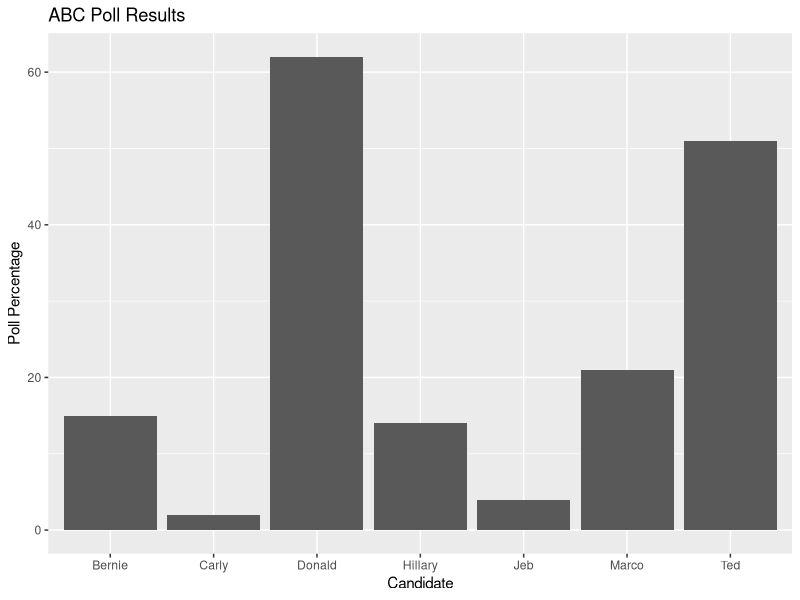
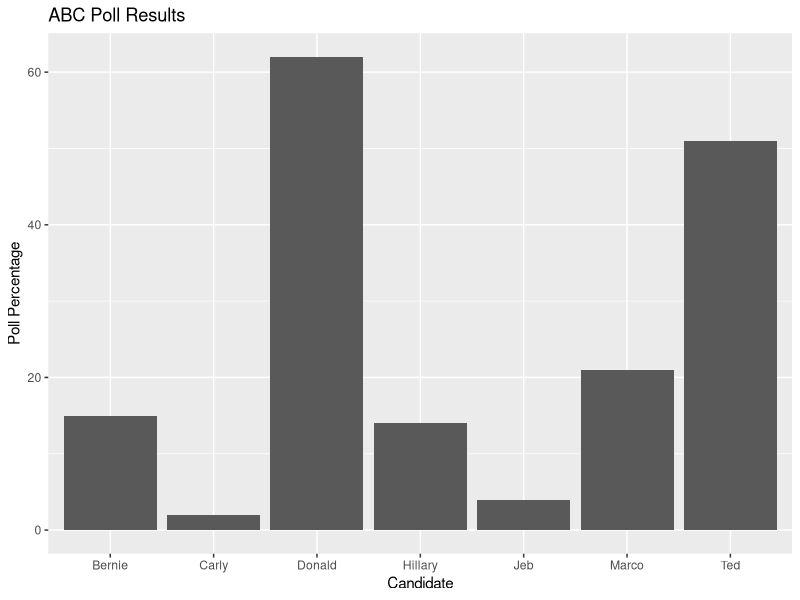

Recreate these plots in R, in order.
# Create vectors
Name <- c("Jeb", "Donald", "Ted", "Marco", "Carly", "Hillary", "Bernie")

ABC_poll <- c(4, 62, 51, 21, 2, 14, 15)

CBS_poll <- c(12, 75, 43, 19, 1, 21, 19)

# Create data frame
df_polls <- data.frame(Name, ABC_poll, CBS_poll)

# Inspect the data
str(df_polls)
head(df_polls)

# Summary statistics
mean(df_polls$ABC_poll)

median(df_polls$CBS_poll)

range(df_polls[, c("ABC_poll", "CBS_poll")])

# Calculate difference
df_polls$Diff <- df_polls$CBS_poll - df_polls$ABC_poll

# View data
df_polls

# Create bar chart
library(ggplot2)

ggplot(df_polls, aes(x = Name, y = ABC_poll)) +
  geom_col() +
  labs(
    title = "ABC Poll Results",
    x = "Candidate",
    y = "Poll Percentage"
  )

# Save plot
ggsave("ABC_poll_plot.png")
